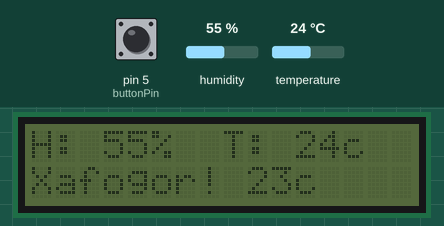
Bench run of a sketch on a simulated Arduino Uno, built with avr-gcc and run on an emulated ATmega328P. Shown: 16×2 character LCD. The test bench sets the inputs (shaded band); at power-on: pin 5 (buttonPin) LOW, humidity 55 %, temperature 24 °C.

Above: at 3.2 s.
3.3 s: pin 5 (buttonPin) pulled HIGH for 1.25 s
At 5.4 s:
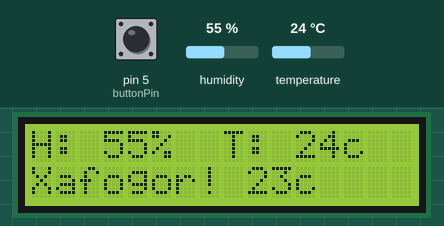
7.6 s: humidity set to 22 %
At 10.4 s:
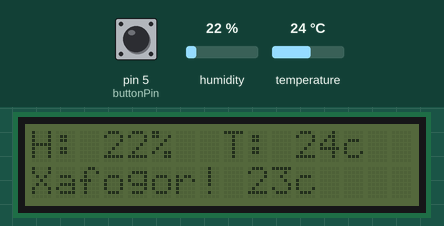
10.7 s: temperature set to 12 °C
At 14.5 s:
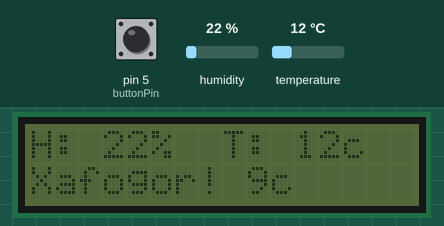
14.8 s: pin 5 (buttonPin) pulled HIGH for 1.25 s
At 16.3 s:
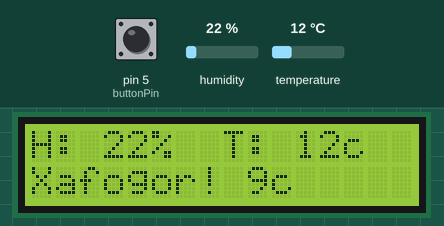
18.9 s: humidity set to 40 %
At 21.3 s:
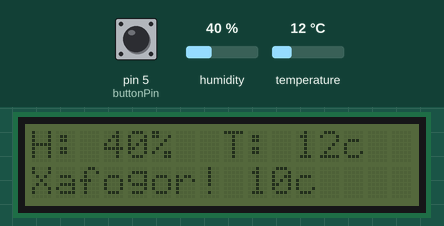
22.0 s: temperature set to 19 °C
At 25.5 s:
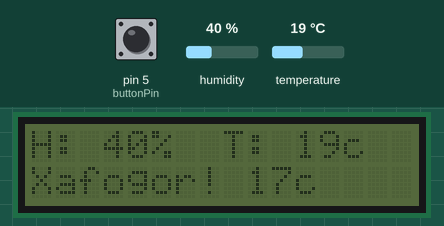
Timing chart, 0 to 27.0 s (numbered marks = the images above; inputs shaded):
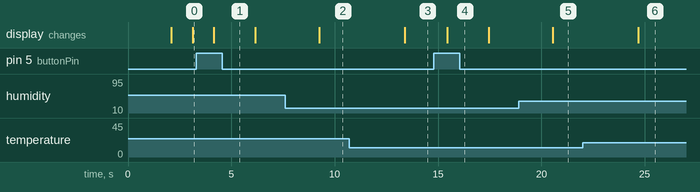

Measured:
- after the input at 3.3 s, the display: changes after 0.85 s (image 1)
- after the input at 7.6 s, the display: changes after 1.7 s (image 2)
- after the input at 10.7 s, the display: changes after 2.7 s (image 3)
- after the input at 14.8 s, the display: changes after 0.65 s (image 4)
- after the input at 18.9 s, the display: changes after 1.6 s (image 5)
- after the input at 22.0 s, the display: changes after 2.7 s (image 6)

The sketch:

Meteo_i2c.ino
```cpp
//Includes LCD - i2c - temp.
#include <Wire.h>
#include <LCD.h>
#include <LiquidCrystal_I2C.h>
#include <DHT.h>

//1602 i2c
#define I2C_ADDR    0x27
LiquidCrystal_I2C             lcd(I2C_ADDR,2, 1, 0, 4, 5, 6, 7);

//Temperatura
#define DHTPIN 4 //Conectamos el Sensor al pin digital 4
#define DHTTYPE DHT22
DHT dht(DHTPIN, DHTTYPE);

//Boto led
const int buttonPin = 5;
int buttonState = 0;


void setup()
   {
       lcd.begin (16,2);    // Inicializar el display con 16 caraceres 2 lineas
       lcd.setBacklightPin(3,POSITIVE);
       lcd.setBacklight(HIGH);

       lcd.home ();                   // go home
       lcd.print("Parufito");
       lcd.setCursor ( 0, 1 );        // go to the 2nd line
       lcd.print("Meteo-Station");
       delay(2000);
       lcd.setBacklight(LOW);
   }
void loop()
   {
       buttonState = digitalRead(buttonPin);
       if (buttonState == HIGH) {
          // turn LED on:
          lcd.setBacklight(HIGH);
          delay(2000);
          lcd.setBacklight(LOW);
        }
        int h = dht.readHumidity();    // Lee la humedad
        int t = dht.readTemperature();
        int x = dht.computeHeatIndex(t, h, false);
        delay(1000); //wait a sec (recommended for DHT11)
        lcd.clear();
        lcd.setCursor(0,0);
        lcd.print("H: ");
        lcd.setCursor(3,0);
        lcd.print(h);
        lcd.print("%");
        lcd.setCursor(8,0);
        lcd.print("T: ");
        lcd.setCursor(11,0);
        lcd.print(t);
        lcd.print("c");
        lcd.setCursor(0,1);
        lcd.print("Xafogor! ");
        lcd.print(x);
        lcd.print("c");
   }
```
